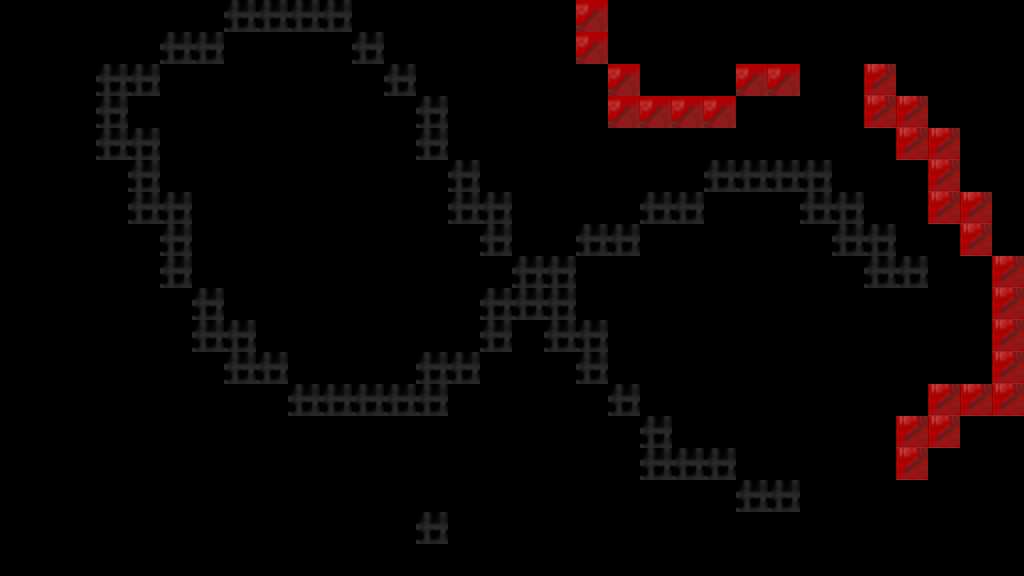

Rendered tile map (Tiled .tmx) drawn with the repository's tilesets; below, a short description and the full map source, tile grids included:
An orthogonal 32x18 tile map with 32x32 px tiles, 1 tile layer (tileLayer1).

<map version="1.0" tiledversion="1.0.3" orientation="orthogonal" renderorder="right-down" width="32" height="18" tilewidth="32" tileheight="32" nextobjectid="1">
 <tileset firstgid="1" name="tileset1" tilewidth="32" tileheight="32" tilecount="8" columns="4">
  <image source="tileset.png" width="128" height="64" />
 </tileset>
 <layer name="tileLayer1" width="32" height="18">
  <data encoding="csv">
0,0,0,0,0,0,0,1,1,1,1,0,0,0,0,0,0,0,4,0,0,0,0,0,0,0,0,0,0,0,0,0,
0,0,0,0,0,1,1,0,0,0,0,1,0,0,0,0,0,0,4,0,0,0,0,0,0,0,0,0,0,0,0,0,
0,0,0,1,1,0,0,0,0,0,0,0,1,0,0,0,0,0,0,4,0,0,0,4,4,0,0,7,0,0,0,0,
0,0,0,1,0,0,0,0,0,0,0,0,0,1,0,0,0,0,0,4,4,4,4,0,0,0,0,7,7,0,0,0,
0,0,0,1,1,0,0,0,0,0,0,0,0,1,0,0,0,0,0,0,0,0,0,0,0,0,0,0,7,7,0,0,
0,0,0,0,1,0,0,0,0,0,0,0,0,0,1,0,0,0,0,0,0,0,1,1,1,1,0,0,0,7,0,0,
0,0,0,0,1,1,0,0,0,0,0,0,0,0,1,1,0,0,0,0,1,1,0,0,0,1,1,0,0,7,7,0,
0,0,0,0,0,1,0,0,0,0,0,0,0,0,0,1,0,0,1,1,0,0,0,0,0,0,1,1,0,0,7,0,
0,0,0,0,0,1,0,0,0,0,0,0,0,0,0,0,1,1,0,0,0,0,0,0,0,0,0,1,1,0,0,7,
0,0,0,0,0,0,1,0,0,0,0,0,0,0,0,1,1,1,0,0,0,0,0,0,0,0,0,0,0,0,0,7,
0,0,0,0,0,0,1,1,0,0,0,0,0,0,0,1,0,1,1,0,0,0,0,0,0,0,0,0,0,0,0,7,
0,0,0,0,0,0,0,1,1,0,0,0,0,1,1,0,0,0,1,0,0,0,0,0,0,0,0,0,0,0,0,7,
0,0,0,0,0,0,0,0,0,1,1,1,1,1,0,0,0,0,0,1,0,0,0,0,0,0,0,0,0,7,7,7,
0,0,0,0,0,0,0,0,0,0,0,0,0,0,0,0,0,0,0,0,1,0,0,0,0,0,0,0,7,7,0,0,
0,0,0,0,0,0,0,0,0,0,0,0,0,0,0,0,0,0,0,0,1,1,1,0,0,0,0,0,7,0,0,0,
0,0,0,0,0,0,0,0,0,0,0,0,0,0,0,0,0,0,0,0,0,0,0,1,1,0,0,0,0,0,0,0,
0,0,0,0,0,0,0,0,0,0,0,0,0,1,0,0,0,0,0,0,0,0,0,0,0,0,0,0,0,0,0,0,
0,0,0,0,0,0,0,0,0,0,0,0,0,0,0,0,0,0,0,0,0,0,0,0,0,0,0,0,0,0,0,0
</data>
 </layer>
</map>